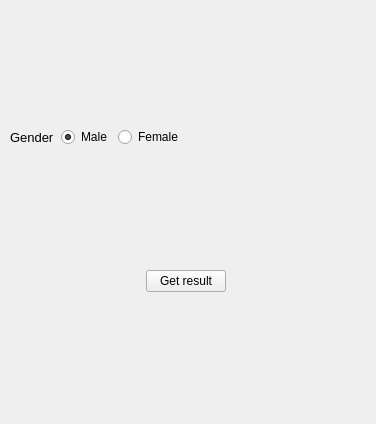
<?xml version="1.0" encoding="UTF-8"?>
<ui version="4.0">
 <class>MainWindow</class>
 <widget class="QMainWindow" name="MainWindow">
  <property name="geometry">
   <rect>
    <x>0</x>
    <y>0</y>
    <width>376</width>
    <height>424</height>
   </rect>
  </property>
  <property name="windowTitle">
   <string>Breast cancer</string>
  </property>
  <widget class="QWidget" name="centralwidget">
   <widget class="QWidget" name="">
    <property name="geometry">
     <rect>
      <x>10</x>
      <y>10</y>
      <width>351</width>
      <height>401</height>
     </rect>
    </property>
    <layout class="QVBoxLayout" name="verticalLayout_2" stretch="1,0">
     <item>
      <layout class="QVBoxLayout" name="verticalLayout">
       <item>
        <layout class="QHBoxLayout" name="app_layout">
         <item>
          <widget class="QLabel" name="label">
           <property name="font">
            <font>
             <pointsize>10</pointsize>
            </font>
           </property>
           <property name="text">
            <string>Gender</string>
           </property>
          </widget>
         </item>
         <item>
          <widget class="QRadioButton" name="male_opt">
           <property name="font">
            <font>
             <pointsize>9</pointsize>
            </font>
           </property>
           <property name="text">
            <string>Male</string>
           </property>
           <property name="checked">
            <bool>true</bool>
           </property>
          </widget>
         </item>
         <item>
          <widget class="QRadioButton" name="female_opt">
           <property name="font">
            <font>
             <pointsize>9</pointsize>
            </font>
           </property>
           <property name="text">
            <string>Female</string>
           </property>
          </widget>
         </item>
         <item>
          <spacer name="horizontalSpacer_3">
           <property name="orientation">
            <enum>Qt::Horizontal</enum>
           </property>
           <property name="sizeHint" stdset="0">
            <size>
             <width>40</width>
             <height>20</height>
            </size>
           </property>
          </spacer>
         </item>
        </layout>
       </item>
      </layout>
     </item>
     <item>
      <layout class="QHBoxLayout" name="horizontalLayout_2">
       <item>
        <spacer name="horizontalSpacer_2">
         <property name="orientation">
          <enum>Qt::Horizontal</enum>
         </property>
         <property name="sizeHint" stdset="0">
          <size>
           <width>48</width>
           <height>20</height>
          </size>
         </property>
        </spacer>
       </item>
       <item>
        <widget class="QPushButton" name="result_btn">
         <property name="text">
          <string>Get result</string>
         </property>
        </widget>
       </item>
       <item>
        <spacer name="horizontalSpacer">
         <property name="orientation">
          <enum>Qt::Horizontal</enum>
         </property>
         <property name="sizeHint" stdset="0">
          <size>
           <width>48</width>
           <height>20</height>
          </size>
         </property>
        </spacer>
       </item>
      </layout>
     </item>
    </layout>
   </widget>
  </widget>
 </widget>
 <resources/>
 <connections/>
</ui>
